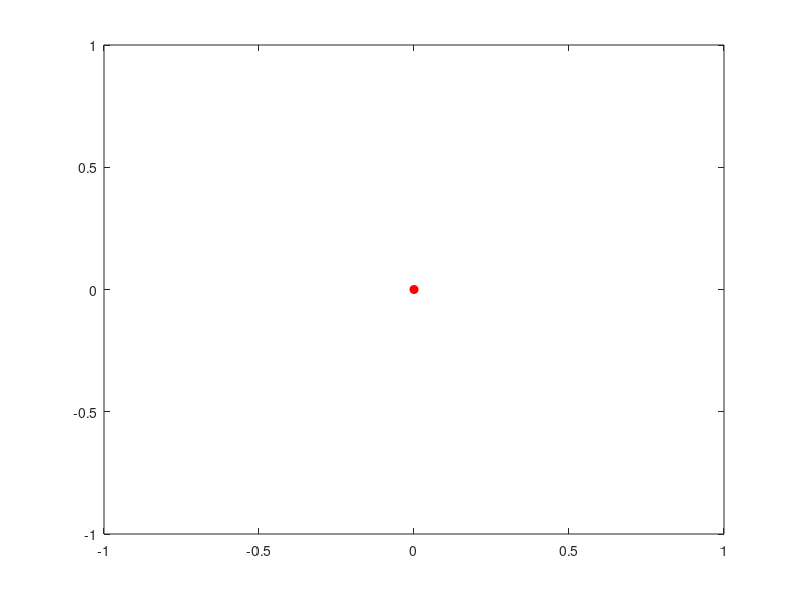

Reproduce this figure in MATLAB.
function mouseClickCallback(~,~)

    % Definisci variabili globali per mantenere i punti tra le chiamate

    global x_points y_points

    % Se le variabili non sono ancora state inizializzate, inizializzale

    if isempty(x_points)
        x_points = [];
        y_points = [];
    end

    % Ottieni il punto dove è stato cliccato

    p = get(gca, 'Currentpoint');  % Ottieni la posizione del click rispetto agli assi
    x = p(1,1);  % La posizione x
    y = p(1,2);  % La posizione y

    % Aggiungi il punto all'elenco

    x_points = [x_points, x];
    y_points = [y_points, y];

    % Traccia i punti

    plot(x_points, y_points, 'ro-', 'MarkerFaceColor','r');

    % Verifica se è stato cliccato con il tasto destro

    if strcmp(get(gcf, 'SelectionType'), 'alt')  % 'alt' è il tasto destro

        % Salva la traiettoria nel workspace
        assignin('base', 'x_points_acquired', x_points);
        assignin('base', 'y_points_acquired', y_points);

        % Disabilita la callback per fermare l'esecuzione
        set(gcf, 'WindowButtonDownFcn', []);
        uiresume;

    end

end